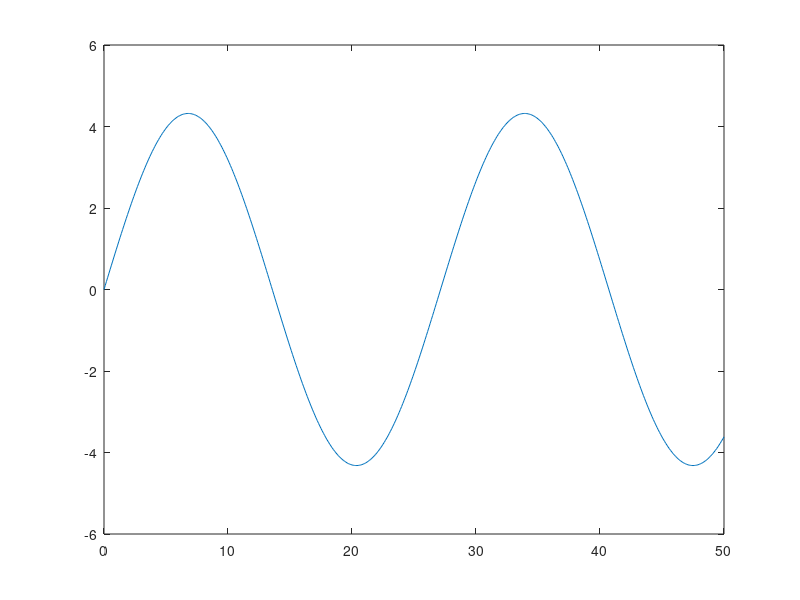

This chart was generated by the following MATLAB code:
function final_25_6_24
  clc
  K = [2 -1 0 0 0
       -1 2 -1 0 0
       0 -1 2 -1 0
       0 0 -1 2 -1
       0 0 0 -1 2];

  M = eye(5) * 5;
  dt = 0.1;
  t = 0:dt:50;
  size = length(t);
  L = 60;
  z_ant = -dt * [sin((pi * 10) /L); sin((pi * 20) /L); sin((pi * 30) /L); sin((pi * 40) /L); sin((pi * 50) /L)]

  z = zeros(5,size);
  identidad = eye(5);
  for i=1: size-1
    if i == 1
      z(:,i+1) = (2*identidad - inv(M)*K*(dt^2)) * z(:,i) - identidad * z_ant;
    else
      z(:,i+1) = (2*identidad - inv(M)*K*(dt^2)) * z(:,i) - identidad * z(:,i-1);
    endif
  endfor

  plot(t,z(3,:))
  z(3,476)

endfunction
